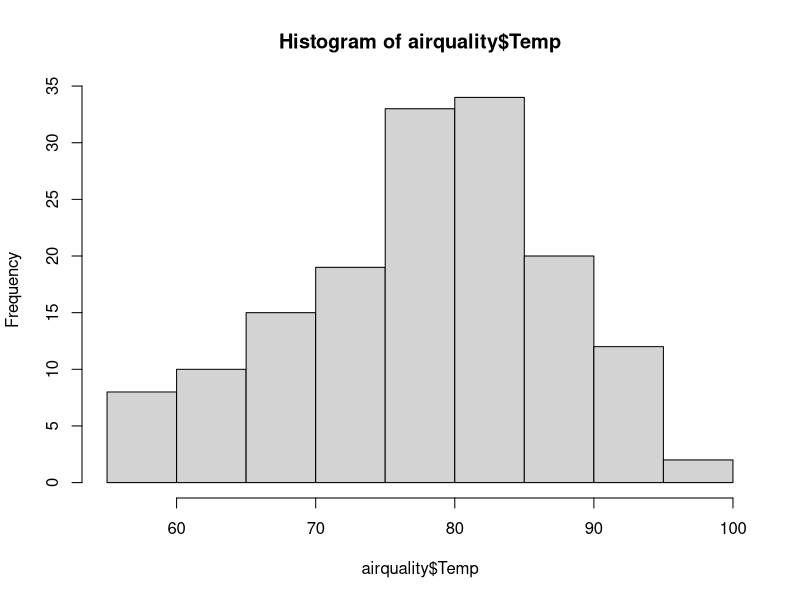
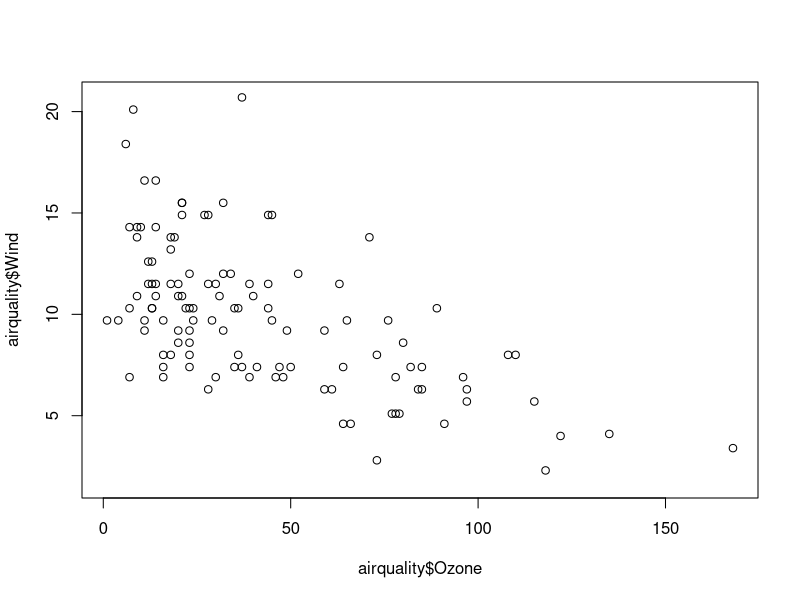
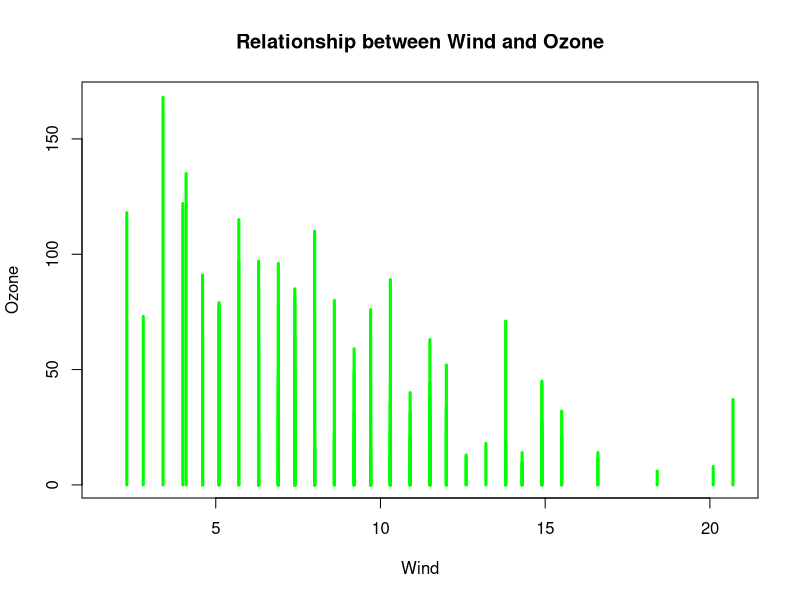

Source code (R) for these figures, in order:
## ---- chunk 1
knitr::opts_chunk$set(echo = TRUE)
## ---- chunk 2
dim(airquality)
## ---- chunk 3
head(airquality)
## ---- chunk 4
head(airquality, 10)
## ---- chunk 5
tail(airquality)
## ---- chunk 6
table(airquality$Ozone)
## ---- chunk 7
sapply(airquality, table)
## ---- chunk 8
str(airquality)
## ---- chunk 9
summary(airquality)
## ---- chunk 10
hist(airquality$Temp)
## ---- chunk 11
plot(airquality$Ozone, airquality$Wind)
## ---- chunk 12
plot(airquality$Wind, airquality$Ozone, xlab = "Wind", ylab = "Ozone", main = "Relationship between Wind and Ozone", type = "h", lwd = 3, col = "green")
